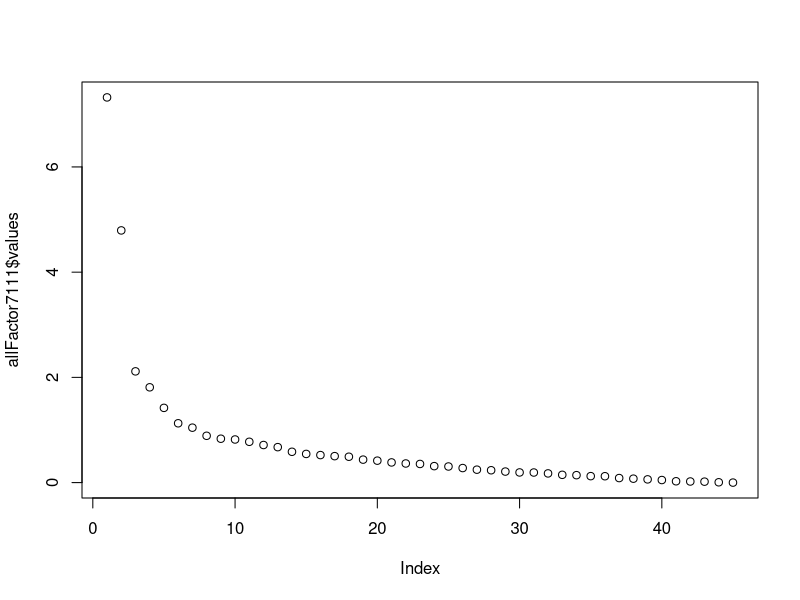
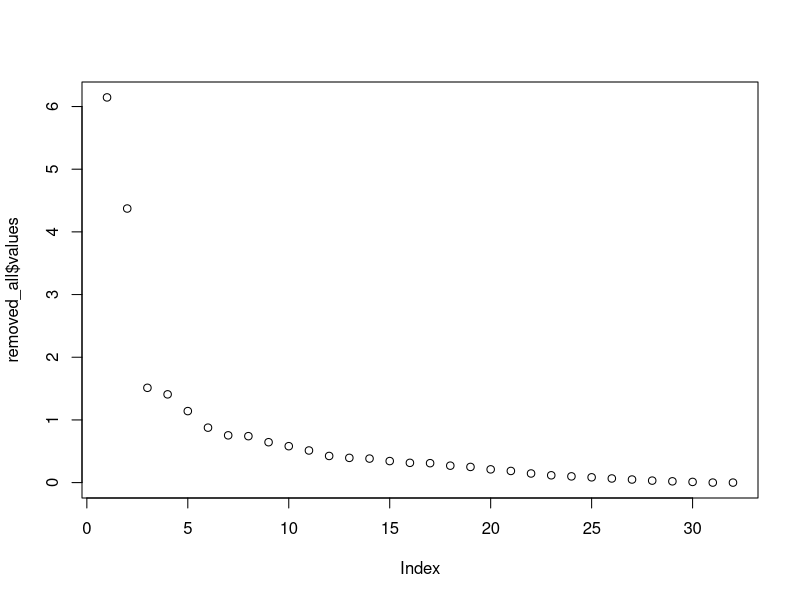
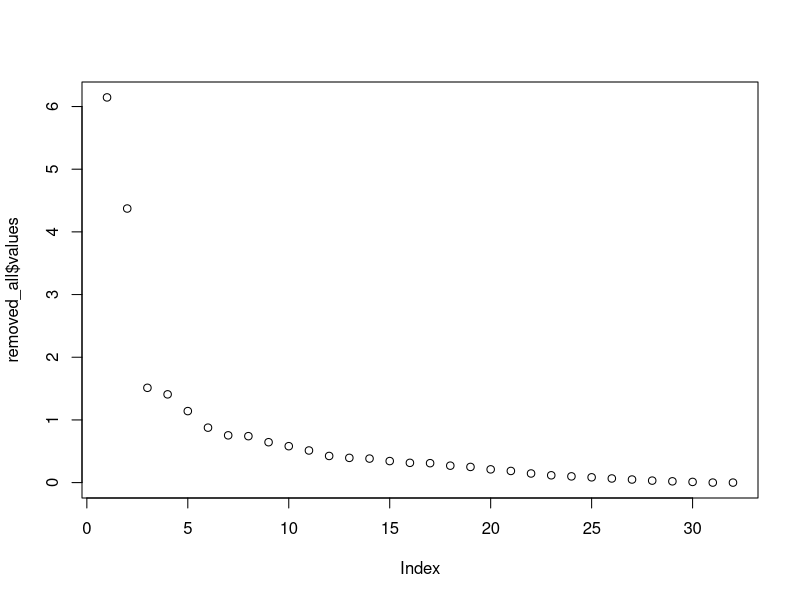

Source code (R) for these figures, in order:
## ---- chunk 1
require(psych)
require(MASS)
require(GPArotation)
library(data.table)
fa7111data <- fread("datasets/sexRoles.csv")
fa7111matrix <- as.matrix(fa7111data)
## ---- chunk 2
KMO(fa7111matrix)
cortest.bartlett(fa7111matrix,n=369)
## ---- chunk 3
allFactor7111 <- fa(fa7111matrix,nfactors=45,rotate="none")
plot(allFactor7111$values)
## ---- chunk 4
twoFactor7111 <- fa(fa7111matrix,nfactors=2,rotate="varimax")
twoFactor7111$loadings
## ---- chunk 5
#Removal of Items
removed_fa7111data <- fa7111data[,c(3,4,7,10,11,12,23,25,27,29,31,38,40,42,43,44,5,6,13,15,17,18,20,21,22,24,32,33,34,35,36,45)]
str(removed_fa7111data)
removed_fa7111matrix <- as.matrix(removed_fa7111data)
#View(removed_fa7111matrix)
removed_all <- fa(removed_fa7111matrix, nfactors = 32, rotate="none")
plot(removed_all$values) # Run Two factor model
removed_all_2 <- fa(removed_fa7111matrix, nfactors = 2, rotate = "varimax")
removed_all_2$loadings
## ---- chunk 6
#removed_all <- fa(removed_fa7111matrix, nfactors = 32, rotate="none")
plot(removed_all$values) # Run Two factor model
removed_all_2.1 <- fa(removed_fa7111matrix, nfactors = 5, rotate = "varimax")
removed_all_2.1$loadings
